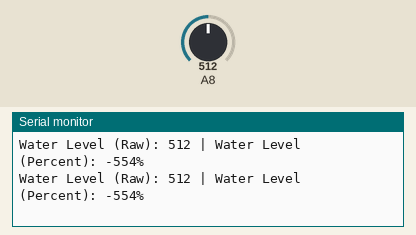
The sketch below on a simulated Arduino Mega 2560, built with avr-gcc and run on an emulated ATmega2560. On the bench: the last lines printed to the serial monitor. Inputs (shaded band) come from the test bench; at power-on: A8 = 512.

Above: at 4.3 s.
4.4 s: A8 set to 1016
At 8.0 s:
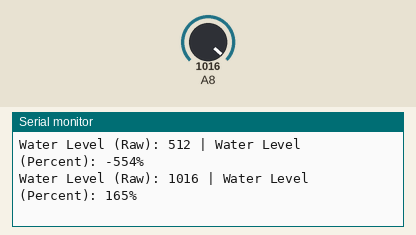
8.9 s: A8 set to 1023
At 11.9 s:
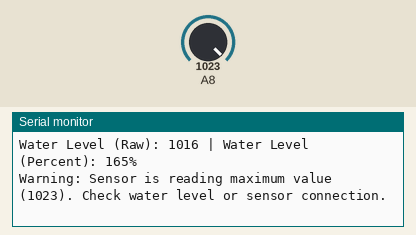

Measured:
- the behaviour switches between 1022 and 1023 on A8 (found by bisection; images 1 and 2)
- after the input at 4.4 s, the serial monitor: prints a new line after 2.6 s (image 1)
- after the input at 8.9 s, the serial monitor: prints a new line after 1.6 s (image 2)

The sketch:

WaterLevel.ino
```cpp
const int waterSensorPin = 24;  // Define the analog pin for the water sensor

void setup() {
  Serial.begin(9600);           // Start serial communication at 9600 baud
}

void loop() {
  int waterLevel = analogRead(waterSensorPin);  // Read the analog value from the sensor

  // If the sensor reads 1023, it could mean it's fully submerged or there's an issue
  if (waterLevel == 1023) {
    Serial.println("Warning: Sensor is reading maximum value (1023). Check water level or sensor connection.");
  } else {
    // Map the value to a percentage or any custom scale if needed
    int waterLevelPercent = map(waterLevel, 900, 970, 0, 100);
    Serial.print("Water Level (Raw): ");
    Serial.print(waterLevel);  // Print the raw analog value (0-1023)

    Serial.print(" | Water Level (Percent): ");
    Serial.print(waterLevelPercent);  // Print the percentage value (0-100%)

    Serial.println("%");
  }

  delay(3500);  // Wait for half a second before the next reading
}
```
